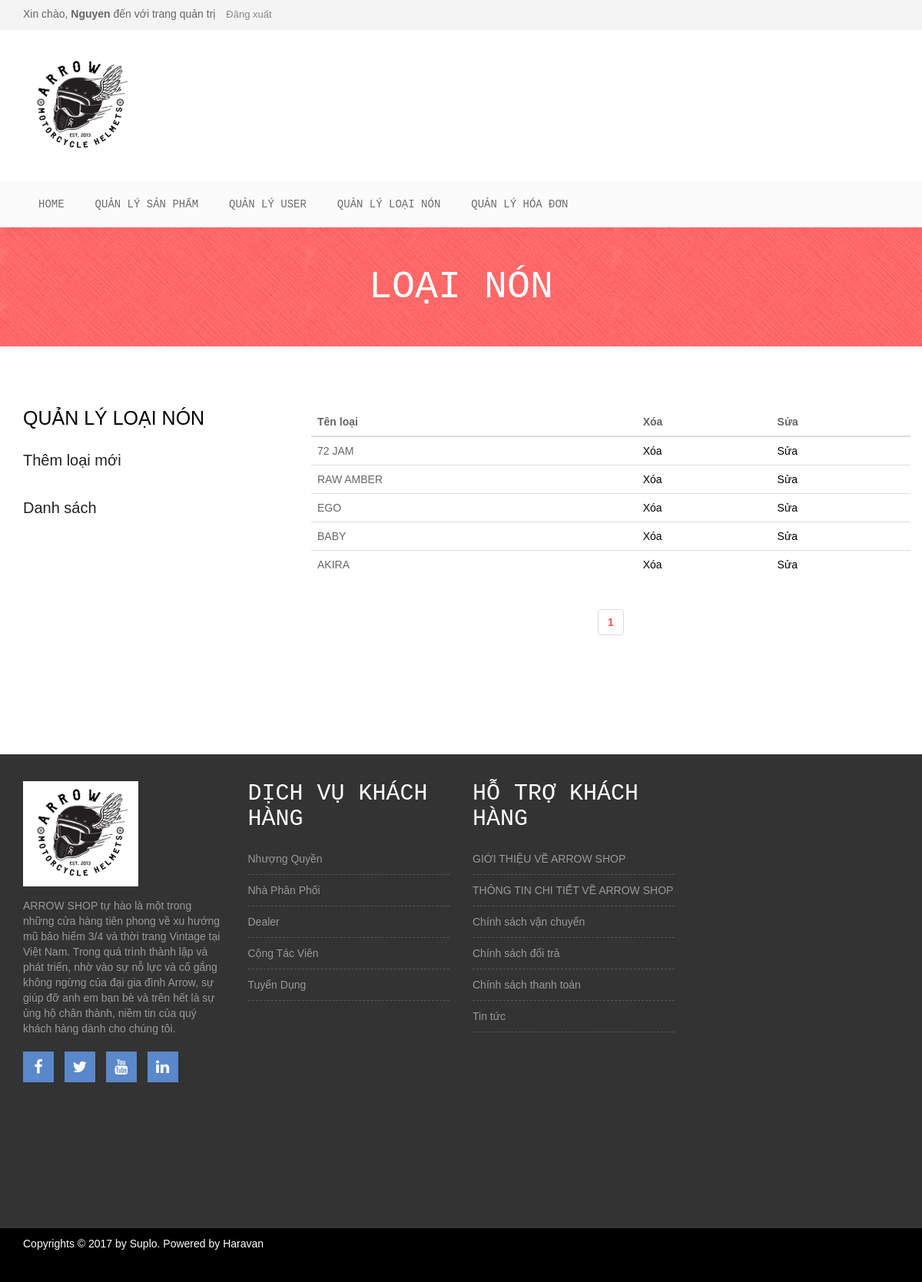
Page /admin.php?mod=Category&act=QuanLy (signed in) on the committed database.
### tables this page shows
CREATE TABLE `loaisanpham` (
  `MaLoai` int(10) NOT NULL,
  `TenLoai` varchar(30) NOT NULL
);

### Model/Category.php (called while the page is built, shortened)
<?php
include_once("DataProvider.php");
class Category
{
	private $da;
	function __construct()
	{
		$this->da = new DataProvider();
	}
	function GetListCategories($start,$limit)
	{
		$sql="Select * from loaisanpham order by MaLoai desc limit $start,$limit";
		return $this->da->FetchAll($sql);
	}
	function CountCategory()
	{
		$sql="Select MaLoai from loaisanpham";
		return $this->da->NumRows($sql);
	}
}
?>

### Model/DataProvider.php (called while the page is built, shortened)
<?php
class DataProvider
{
	private $link;
	function __construct()
	{
		$this->link=mysqli_connect("localhost","root","","qlbanhang");
	}
	function ExecuteQuery($sql)
	{
		mysqli_query($this->link,"set names 'utf8'");
		return mysqli_query($this->link, $sql);
	}
	function NumRows($sql)
	{
		$result=$this->ExecuteQuery($sql);
		return mysqli_num_rows($result);
	}
	function FetchAll($sql)
	{
		$result=$this->ExecuteQuery($sql);
		$arr=array();
		while($row=mysqli_fetch_assoc($result))
		{
			$arr[]=$row;
		}
		return $arr;
	}
}
?>

### View/Category/QuanLy.php (the view)
<div class="col-md-8">
    <div class="product-content-right">
    	<div class="row">
    		<table class="table table-dark table-hover">
              	<thead>
                	<tr>
	                  <th>Tên loại</th>
	                  <th>Xóa</th>
	                  <th>Sửa</th>
	                </tr>
	            </thead>
	            <tbody>
<?php
	foreach($rs as $row)
	{
		echo <<<EDO
					<tr>
						<td>{$row['TenLoai']}</td>
						<td>
							<a href="admin.php?mod=Category&act=Xoa&id={$row['MaLoai']}" onclick="return confirm('Bạn có chắc muốn xóa không')">Xóa</a>
						</td>
						<td>
							<a href="admin.php?mod=Category&act=Sua&id={$row['MaLoai']}">Sửa</a>
						</td>
					</tr>
EDO;
	}
?>
				</tbody>
			</table>
		</div>
		<div class="row">
            <div class="col-md-12">
                <div class="product-pagination text-center">
                    <nav>
                     	<ul class="pagination">
<?php
	if(isset($numpages))
	{
		for($i=1;$i<=$numpages;$i++)
		{
			if($Trang == $i)
				echo "<li><a href='admin.php?mod=Category&act=QuanLy&page=$i'><b>$i</b></a></li>";
			else
				echo "<li><a href='admin.php?mod=Category&act=QuanLy&page=$i'>$i</a></li>";
		}
	}
?>
						</ul>
					</nav>
				</div>
			</div>
		</div>
	</div>
</div>

### style.css (style rules this page uses)
body { font-family:Arial, Helvetica, sans-serif; }
a { color: black }
.pagination > li > a, .pagination > li > span { color: #ff4d4d; }

### css/Logi.css (style rules this page uses)
body { background: #e9e9e9; color: #666666; font-family: "Segoe UI Light", sans-serif; font-size: 14px; -webkit-font-smoothing: antialiased; }

### rows in the picture
loaisanpham: TenLoai "72 JAM"
loaisanpham: TenLoai "RAW AMBER"
loaisanpham: TenLoai "EGO"
loaisanpham: TenLoai "BABY"
loaisanpham: TenLoai "AKIRA"

### other values in the picture
$_SESSION['hoten'] "Nguyen"
